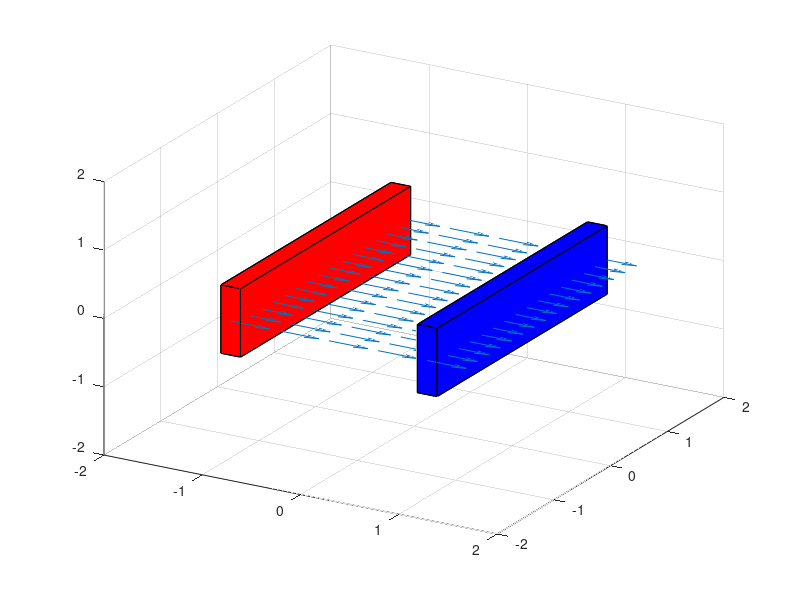

This figure's MATLAB source:
%CAMPO ELÉCTRICO 3D

v = 0.5;
ancho = 0.2;
largo = 3;
movX = 1;

%VERTICES Y CARAS DE LÁMINA (+)
           % x               y        z
vertices = [-v*ancho-movX  -v*largo  -v; %v1
            -v*ancho-movX   v*largo  -v; %v2
             v*ancho-movX   v*largo  -v; %v3
             v*ancho-movX  -v*largo  -v; %v4
            -v*ancho-movX  -v*largo   v; %v5
            -v*ancho-movX   v*largo   v; %v6
             v*ancho-movX   v*largo   v; %v7
             v*ancho-movX  -v*largo   v]; %v8
         
caras = [1 5 8 4; %c1
         1 5 6 2; %c2
         2 3 7 6; %c3
         3 4 8 7; %c4
         5 6 7 8; %c5
         1 2 3 4]; %c6

     
%VERTICES Y CARAS DE LÁMINA (-)
           % x               y        z
vertices2 = [-v*ancho+movX  -v*largo  -v; %v1
            -v*ancho+movX   v*largo  -v; %v2
             v*ancho+movX   v*largo  -v; %v3
             v*ancho+movX  -v*largo  -v; %v4
            -v*ancho+movX  -v*largo   v; %v5
            -v*ancho+movX   v*largo   v; %v6
             v*ancho+movX   v*largo   v; %v7
             v*ancho+movX  -v*largo   v]; %v8

x1 = -1;
x2 = 1;
xn = 0.5;
y1 = -1.5;
y2 = 1.5;
yn = 0.2;
     
[xGrid, yGrid]= meshgrid(x1:xn:x2,y1:yn:y2);
zGrid = xGrid * 0;

%PROPIEDADES DEL CAMPO ELÉCTRICO
Q = 20; %Carga (+)
eps0 = 8.854e-12; %Constante dieléctrica
A = (ancho * largo) * 2; %Área de la lámina positiva
E = Q / (eps0 * A);

%PROPIEDADES PARA LOS VECTORES
Px = xGrid;
Py = yGrid;
Pz = zGrid;

Ex = Q .* Px ./ (eps0 * A);
Ey = Q .* Py ./ (eps0 * A);
Ez = Q .* Pz ./ (eps0 * A);

%COMPONENTES DE LOS VECTORES
i = (Ex ./ E) * 0 + 1;
i = i * E;
j = Ey ./ E;
k = Ez ./ E;

figure();
hold on

patch('Faces',caras,'Vertices',vertices,'FaceColor','r');
patch('Faces',caras,'Vertices',vertices2,'FaceColor','b');

h = quiver3(xGrid, yGrid, zGrid, i, j, k);

axis([-2 2 -2 2 -2 2]);
view(30,30); %Establecer la vista de el espacio 3D
grid();

hold off